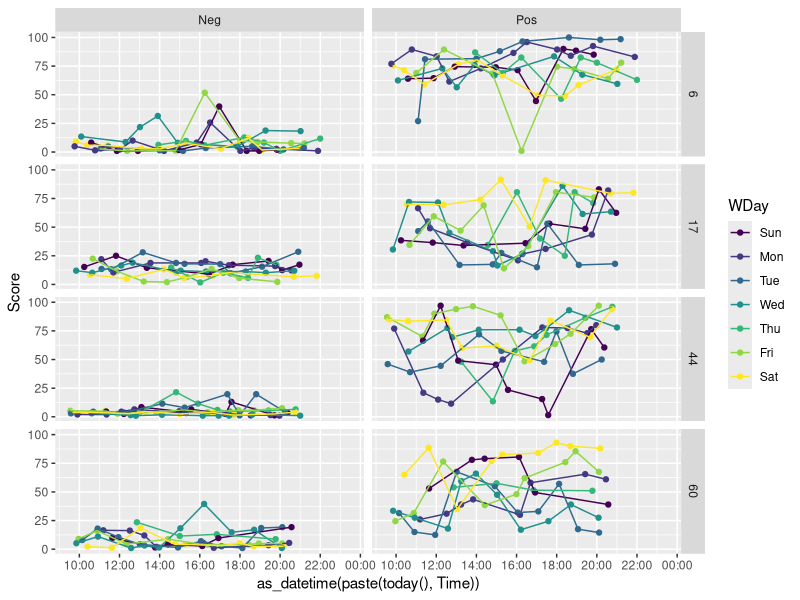
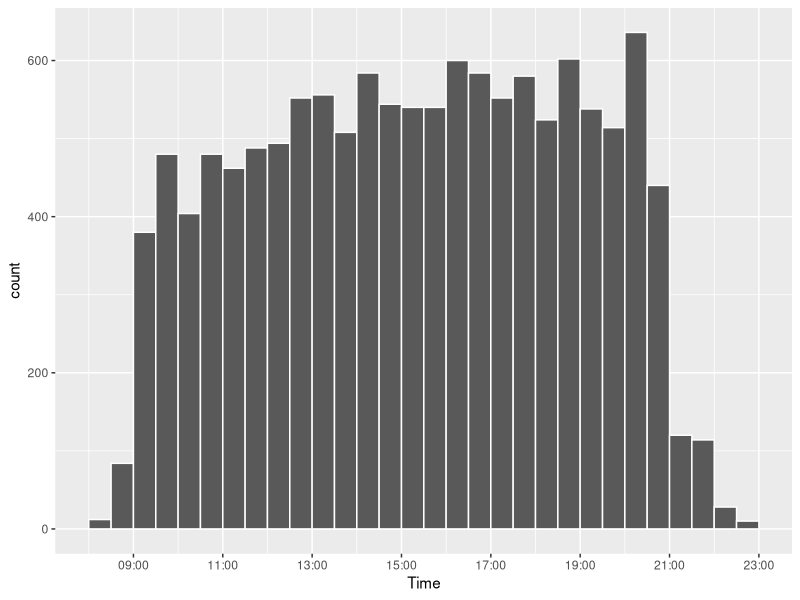

Generate these figures, in order, with R:
## ---- chunk 1
#|label: setup
#|echo: false

knitr::opts_chunk$set(
  message = FALSE, warning = FALSE, collapse = TRUE
)
## ---- chunk 2
#|label: load-packages-and-rawdata

library(tidyverse)
library(lubridate)

rawdata <- read_tsv("data_1beep_no1st beep_annette.tsv")
rmarkdown::paged_table(rawdata)
## ---- chunk 3
#|label: sorting-data

data <- rawdata %>% 
  mutate(Pos = PA, 
         Neg = `NA`,
         Date_Time = ymd_hms(str_glue("{year}-{month}-{day} {hour}:{min}:{sec}"), tz = "CET"),
         Date = as_date(Date_Time),
         Time = hms::as_hms(Date_Time),
         WDay = wday(Date, label = TRUE),
         Subject = factor(cumsum(PpID != lag(PpID, default = 0))), 
         .keep = "none") %>% 
  group_by(Subject) %>% 
  mutate(Day = factor(cumsum(Date != lag(Date, default = origin)))) %>% 
  group_by(Subject, Date) %>% 
  mutate(Moment = factor(1:n())) %>% 
  ungroup() %>% 
  pivot_longer(cols = c(Pos, Neg), names_to = "Affect", values_to = "Score") 

rmarkdown::paged_table(data)
## ---- chunk 4
#|label: line-plot-of-score-in-diff-day-time 

data %>% 
  filter(Subject %in% c(6, 17, 44, 60)) %>%  
  drop_na() %>% 
  ggplot(aes(x = as_datetime(paste(today(), Time)),
             y = Score, 
             group = WDay, color = WDay)) + 
  geom_point() +
  geom_line() +
  scale_x_datetime(date_breaks = "2 hour", date_labels = "%H:%M", 
                   limits = c(as.POSIXct(c("9:30", "23:30"), format = "%H:%M"))) + 
  facet_grid(Subject ~ Affect)
## ---- chunk 5
#|label: num-of-missing-data-1

t1 <- data %>% 
  group_by(Subject, Affect) %>% 
  summarise(num_day = length(unique(Day)),
            num_obser = n(),
            num_missing = sum(is.na(Score)),
            num_obser_valid = num_obser - num_missing) %>% 
  ungroup()
rmarkdown::paged_table(t1)
summary(t1)
table(t1$num_day)
## ---- chunk 6
#|label: num-of-missing-data-2

t2 <- data %>% 
  group_by(Subject, Affect, Day) %>% 
  summarise(num_moment = n(), 
            num_missing = sum(is.na(Score)), 
            num_valid = num_moment - num_missing) %>% 
  ungroup()
rmarkdown::paged_table(t2)
summary(t2)
table(t2$num_moment)
table(t2$num_valid)
## ---- chunk 7
#|label: fitted-by-lme4

library(lme4)

neg_data <- data %>% 
  filter(Affect == "Neg",
         Day %in% 1:7) %>% 
  drop_na()

neg_lme <- lmer(Score ~ (1 | Subject) + (1 | WDay) + (1 | WDay:Moment) + (1 | Subject:WDay), 
                data = neg_data)
summary(neg_lme)

pos_data <- data %>% 
  filter(Affect == "Pos",
         Day %in% 1:7) 

pos_lme <- lmer(Score ~ (1 | Subject) + (1 | WDay) + (1 | WDay:Moment) + (1 | Subject:WDay), 
                data = pos_data)
summary(pos_lme)
## ---- chunk 8
ggplot(data, aes(x = as_datetime(paste(today(), Time)))) + 
  geom_histogram(color = "white", binwidth = 30*60, boundary = 0) +
  scale_x_datetime(name = "Time", date_breaks = "2 hours", date_labels = "%H:%M") 

## ---- chunk 9
data2 <- data %>% 
  filter(Day %in% 1:7) %>% 
  mutate(Weekend = WDay %in% c("Sat", "Sun"), 
         CMoment = factor(cut(as.double(Time), 
                              breaks = c(9, 12, 15, 18, 21, 24) * 3600, 
                              label = FALSE),
                          labels = c("morning", 
                                     "early-afternoon", "late-afternoon",
                                     "early-evening", "late-evening"),
                          order = TRUE)) %>% 
  group_by(Subject, Weekend, Affect, CMoment) %>% 
  summarise(N = sum(!is.na(Score)),
            AveScore = mean(Score, na.rm = TRUE))
   
rmarkdown::paged_table(data2)

data2 %>% filter(Affect =="Neg") %>% 
  group_by(CMoment) %>% 
  summarise(n_ = n(), 
            N = sum(N))
## ---- chunk 10
neg_data2 <- data2 %>% filter(Affect == "Neg")
neg_lme2 <- lmer(AveScore ~ 1 + Weekend + (1 | Subject) + (1 | Weekend:CMoment) + (1 | Subject:Weekend), 
                data = neg_data2)
summary(neg_lme2)

pos_data2 <- data2 %>% filter(Affect == "Pos")
pos_lme2 <- lmer(AveScore ~ 1 + Weekend + (1 | Subject) + (1 | Weekend:CMoment) + (1 | Subject:Weekend), 
                data = pos_data2)
summary(pos_lme2)
